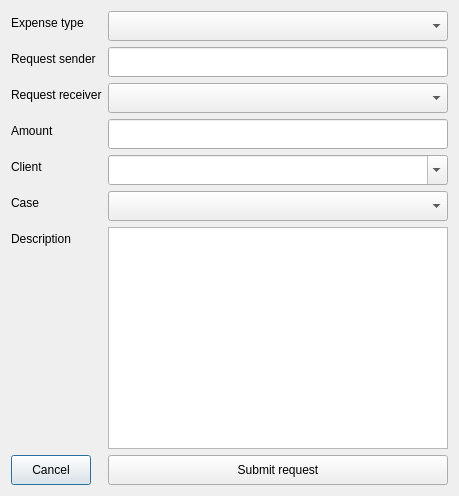
<?xml version="1.0" encoding="UTF-8"?>
<ui version="4.0">
 <class>NewExpense</class>
 <widget class="QDialog" name="NewExpense">
  <property name="geometry">
   <rect>
    <x>0</x>
    <y>0</y>
    <width>459</width>
    <height>496</height>
   </rect>
  </property>
  <property name="font">
   <font>
    <family>Segoe UI</family>
    <pointsize>9</pointsize>
   </font>
  </property>
  <property name="windowTitle">
   <string>New expense</string>
  </property>
  <property name="windowIcon">
   <iconset resource="images/icons/icons.qrc">
    <normaloff>:/new/general/clock.png</normaloff>:/new/general/clock.png</iconset>
  </property>
  <property name="modal">
   <bool>true</bool>
  </property>
  <layout class="QFormLayout" name="formLayout">
   <item row="0" column="0">
    <widget class="QLabel" name="label">
     <property name="text">
      <string>Expense type</string>
     </property>
    </widget>
   </item>
   <item row="0" column="1">
    <widget class="QComboBox" name="comboBox_expType">
     <property name="minimumSize">
      <size>
       <width>0</width>
       <height>30</height>
      </size>
     </property>
     <property name="maximumSize">
      <size>
       <width>16777215</width>
       <height>30</height>
      </size>
     </property>
    </widget>
   </item>
   <item row="1" column="0">
    <widget class="QLabel" name="label_2">
     <property name="text">
      <string>Request sender</string>
     </property>
    </widget>
   </item>
   <item row="2" column="0">
    <widget class="QLabel" name="label_3">
     <property name="text">
      <string>Request receiver</string>
     </property>
    </widget>
   </item>
   <item row="2" column="1">
    <widget class="QComboBox" name="comboBox_receiver">
     <property name="minimumSize">
      <size>
       <width>0</width>
       <height>30</height>
      </size>
     </property>
     <property name="maximumSize">
      <size>
       <width>16777215</width>
       <height>30</height>
      </size>
     </property>
    </widget>
   </item>
   <item row="3" column="0">
    <widget class="QLabel" name="label_4">
     <property name="text">
      <string>Amount</string>
     </property>
    </widget>
   </item>
   <item row="3" column="1">
    <widget class="QLineEdit" name="lineEdit_amount">
     <property name="minimumSize">
      <size>
       <width>0</width>
       <height>30</height>
      </size>
     </property>
     <property name="maximumSize">
      <size>
       <width>16777215</width>
       <height>30</height>
      </size>
     </property>
    </widget>
   </item>
   <item row="4" column="0">
    <widget class="QLabel" name="label_6">
     <property name="text">
      <string>Client</string>
     </property>
    </widget>
   </item>
   <item row="4" column="1">
    <widget class="QComboBox" name="comboBox_client">
     <property name="minimumSize">
      <size>
       <width>0</width>
       <height>30</height>
      </size>
     </property>
     <property name="maximumSize">
      <size>
       <width>16777215</width>
       <height>30</height>
      </size>
     </property>
     <property name="editable">
      <bool>true</bool>
     </property>
    </widget>
   </item>
   <item row="5" column="0">
    <widget class="QLabel" name="label_7">
     <property name="text">
      <string>Case</string>
     </property>
    </widget>
   </item>
   <item row="5" column="1">
    <widget class="QComboBox" name="comboBox_case">
     <property name="minimumSize">
      <size>
       <width>0</width>
       <height>30</height>
      </size>
     </property>
     <property name="maximumSize">
      <size>
       <width>16777215</width>
       <height>30</height>
      </size>
     </property>
     <property name="editable">
      <bool>false</bool>
     </property>
    </widget>
   </item>
   <item row="6" column="0">
    <widget class="QLabel" name="label_8">
     <property name="text">
      <string>Description</string>
     </property>
    </widget>
   </item>
   <item row="6" column="1">
    <widget class="QPlainTextEdit" name="plainTextEdit_desc"/>
   </item>
   <item row="9" column="0">
    <widget class="QPushButton" name="pushButton_cancel">
     <property name="minimumSize">
      <size>
       <width>0</width>
       <height>30</height>
      </size>
     </property>
     <property name="maximumSize">
      <size>
       <width>16777215</width>
       <height>30</height>
      </size>
     </property>
     <property name="text">
      <string>Cancel</string>
     </property>
     <property name="icon">
      <iconset resource="images/icons/icons.qrc">
       <normaloff>:/new/general/Gnome-Window-Close-64.png</normaloff>:/new/general/Gnome-Window-Close-64.png</iconset>
     </property>
    </widget>
   </item>
   <item row="9" column="1">
    <widget class="QPushButton" name="pushButton_submit">
     <property name="minimumSize">
      <size>
       <width>0</width>
       <height>30</height>
      </size>
     </property>
     <property name="maximumSize">
      <size>
       <width>16777215</width>
       <height>30</height>
      </size>
     </property>
     <property name="text">
      <string>Submit request</string>
     </property>
     <property name="icon">
      <iconset resource="images/icons/icons.qrc">
       <normaloff>:/new/general/Dialog-Apply-64.png</normaloff>:/new/general/Dialog-Apply-64.png</iconset>
     </property>
    </widget>
   </item>
   <item row="1" column="1">
    <widget class="QLineEdit" name="lineEdit_sender">
     <property name="minimumSize">
      <size>
       <width>0</width>
       <height>30</height>
      </size>
     </property>
     <property name="maximumSize">
      <size>
       <width>16777215</width>
       <height>30</height>
      </size>
     </property>
     <property name="readOnly">
      <bool>true</bool>
     </property>
    </widget>
   </item>
  </layout>
 </widget>
 <resources>
  <include location="images/icons/icons.qrc"/>
 </resources>
 <connections/>
</ui>
